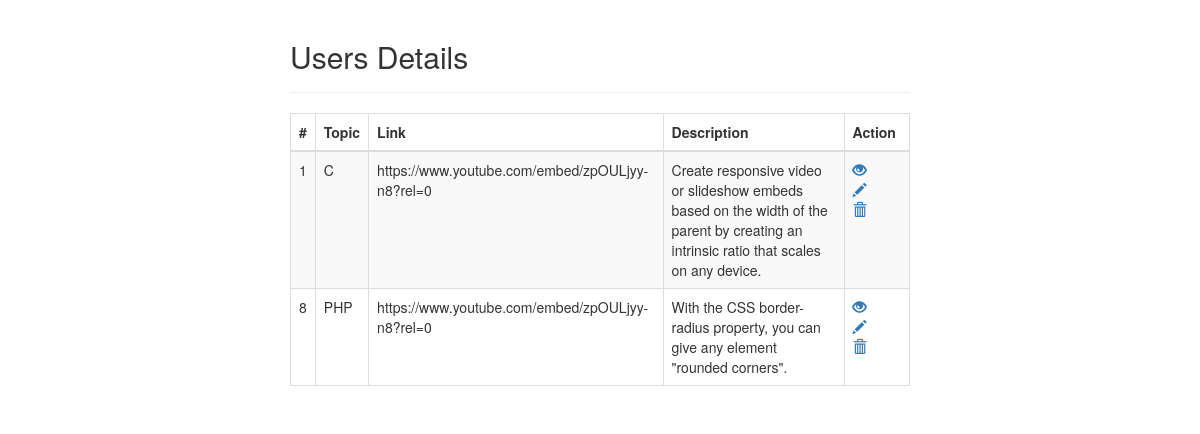
Page /tutorial_crud.php on the committed database.
### tables this page shows
CREATE TABLE IF NOT EXISTS `tutorials` (
  `id` int(255) NOT NULL AUTO_INCREMENT,
  `topic` varchar(255) NOT NULL,
  `link` varchar(255) NOT NULL,
  `description` varchar(255) NOT NULL,
  PRIMARY KEY (`id`)
);

### tutorial_crud.php (the view, shortened to what this page needs)
<!DOCTYPE html>
<html>
<head>
  <link rel="stylesheet" href="https://maxcdn.bootstrapcdn.com/bootstrap/3.4.1/css/bootstrap.min.css">
</head>
<body>
	<div class="wrapper">
        <div class="container-fluid">
            <div class="row">
                <div class="col-md-12">
                    <div class="page-header clearfix">
                        <h2 class="pull-left">Users Details</h2>
                    </div>
<?php
                    $conn=mysqli_connect("localhost","root","","codelabdb");
                    $sql = "SELECT * FROM tutorials";
                    if($result = mysqli_query($conn, $sql)){
                        if(mysqli_num_rows($result) > 0){
                            echo "<table class='table table-bordered table-striped'>";
                                echo "<thead>";
                                    echo "<tr>";
                                        echo "<th>#</th>";
                                        echo "<th>Topic</th>";
                                        echo "<th>Link</th>";
                                        echo "<th>Description</th>";
                                        echo "<th>Action</th>";
                                    echo "</tr>";
                                echo "</thead>";
                                echo "<tbody>";
                                while($row = mysqli_fetch_array($result)){
                                    echo "<tr>";
                                        echo "<td>" . $row['id'] . "</td>";
                                        echo "<td>" . $row['topic'] . "</td>";
                                        echo "<td>" . $row['link'] . "</td>";
                                        echo "<td>" . $row['description'] . "</td>";
                                        echo "<td>";
                                            echo "<a href='tutorial_read.php?id=". $row['id'] ."' title='View Record' data-toggle='tooltip'><span class='glyphicon glyphicon-eye-open'></span></a>";
                                            echo "<a href='tutorial_update.php?id=". $row['id'] ."' title='Update Record' data-toggle='tooltip'><span class='glyphicon glyphicon-pencil'></span></a>";
                                            echo "<a href='tutorial_delete.php?id=". $row['id'] ."' title='Delete Record' data-toggle='tooltip'><span class='glyphicon glyphicon-trash'></span></a>";
                                        echo "</td>";
                                    echo "</tr>";
                                }
                                echo "</tbody>";
                            echo "</table>";
                        } else{
                            echo "<p class='lead'><em>No records were found.</em></p>";
                        }
                    } else{
                        echo "ERROR: Could not able to execute $sql. " . mysqli_error($conn);
                    }
                    ?>
                     </div>
            </div>
        </div>
    </div>
</body>
</html>

### tutorial_crud.php (style rules this page uses)
.wrapper { width: 650px; margin: 0 auto; }
.page-header h2 { margin-top: 0; }
table tr td:last-child a { margin-right: 15px; }

### rows in the picture
tutorials: id "1", topic "C", link "https://www.youtube.com/embed/zpOULjyy-n8?rel=0", description "Create responsive video or slideshow embeds based on the width of the parent by creating an intrinsic ratio that scales on any device."
tutorials: id "8", topic "PHP", link "https://www.youtube.com/embed/zpOULjyy-n8?rel=0", description "With the CSS border-radius property, you can give any element \"rounded corners\"."
